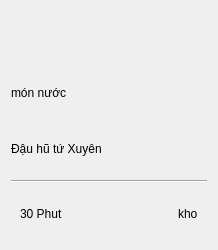
<?xml version="1.0" encoding="UTF-8"?>
<ui version="4.0">
 <class>Form</class>
 <widget class="QWidget" name="Form">
  <property name="geometry">
   <rect>
    <x>0</x>
    <y>0</y>
    <width>218</width>
    <height>250</height>
   </rect>
  </property>
  <property name="minimumSize">
   <size>
    <width>200</width>
    <height>250</height>
   </size>
  </property>
  <property name="maximumSize">
   <size>
    <width>218</width>
    <height>250</height>
   </size>
  </property>
  <property name="windowTitle">
   <string>Form</string>
  </property>
  <layout class="QVBoxLayout" name="verticalLayout">
   <item>
    <widget class="QLabel" name="label">
     <property name="maximumSize">
      <size>
       <width>200</width>
       <height>100</height>
      </size>
     </property>
     <property name="text">
      <string/>
     </property>
     <property name="pixmap">
      <pixmap>../accets/imgs/tải xuống.jpg</pixmap>
     </property>
     <property name="scaledContents">
      <bool>true</bool>
     </property>
    </widget>
   </item>
   <item>
    <widget class="QLabel" name="label_2">
     <property name="text">
      <string>món nước </string>
     </property>
    </widget>
   </item>
   <item>
    <widget class="QLabel" name="label_3">
     <property name="text">
      <string>Đậu hũ tứ Xuyên</string>
     </property>
    </widget>
   </item>
   <item>
    <widget class="Line" name="line">
     <property name="orientation">
      <enum>Qt::Horizontal</enum>
     </property>
    </widget>
   </item>
   <item>
    <widget class="QWidget" name="widget" native="true">
     <layout class="QHBoxLayout" name="horizontalLayout">
      <item>
       <widget class="QLabel" name="label_4">
        <property name="text">
         <string>30 Phut</string>
        </property>
       </widget>
      </item>
      <item>
       <spacer name="horizontalSpacer">
        <property name="orientation">
         <enum>Qt::Horizontal</enum>
        </property>
        <property name="sizeHint" stdset="0">
         <size>
          <width>113</width>
          <height>20</height>
         </size>
        </property>
       </spacer>
      </item>
      <item>
       <widget class="QLabel" name="label_5">
        <property name="text">
         <string>kho</string>
        </property>
       </widget>
      </item>
     </layout>
    </widget>
   </item>
  </layout>
 </widget>
 <resources/>
 <connections/>
</ui>
